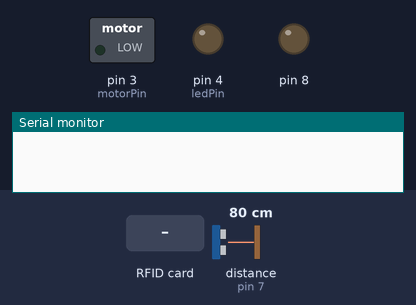
Simulated run of this sketch. Board: Arduino Uno, built with avr-gcc and run on an emulated ATmega328P. On the bench: switched loads named in the sketch (green lamp = pin HIGH), output pins drawn as LEDs (lit = HIGH), the last lines printed to the serial monitor. Wiring (inferred from the names in the program): ultrasonic range finder: trigger pin 2; echo pin 7. The test bench sets the inputs (shaded band); at power-on: distance to the obstacle (sensor on pin 7) 80 cm. The echo pulse lasts 58.3 µs per cm; pins used as bus, display or sensor lines are not drawn.

Above: at 1.2 s.
1.3 s: RFID card 80 71 2F A5 held to the reader
At 2.5 s:
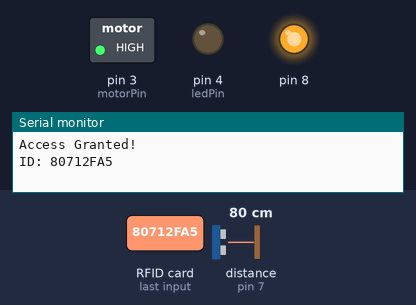
2.8 s: distance to the obstacle (sensor on pin 7) set to 12 cm
4.3 s: distance to the obstacle (sensor on pin 7) set to 9 cm
At 5.2 s:
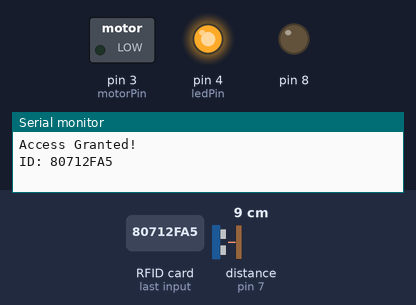
5.8 s: distance to the obstacle (sensor on pin 7) set to 18 cm
At 6.8 s:
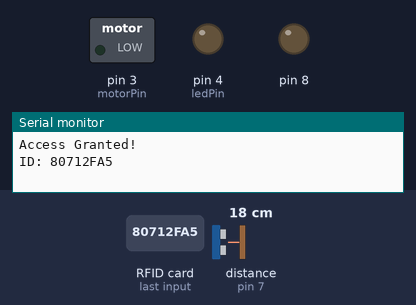
7.3 s: distance to the obstacle (sensor on pin 7) set to 2 cm
At 8.5 s:
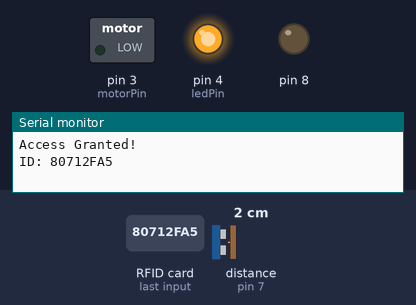
8.8 s: RFID card 5E 7A 19 C4 held to the reader
At 11.0 s:
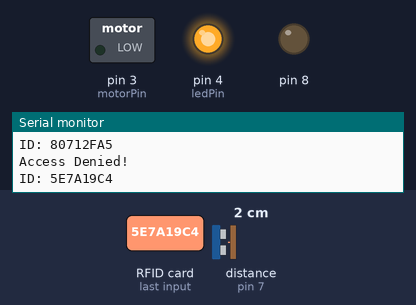
Timing chart, 0 to 12.3 s (numbered marks = the images above; inputs shaded):
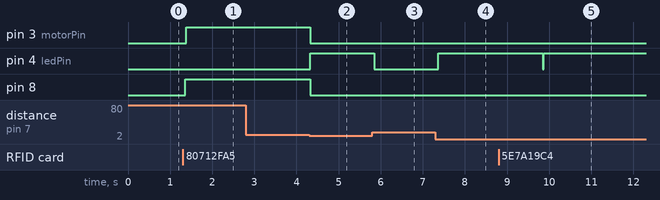

The sketch:

projet.ino
```cpp
#include "SPI.h"
#include "MFRC522.h"

#define RST_PIN 9 // RES pin
#define SS_PIN  10 // SDA (SS) pin

const int pingPin = 2; // Trigger Pin of Ultrasonic Sensor
const int echoPin = 7; // Echo Pin of Ultrasonic Sensor
const int ledPin = 4;
const int motorPin = 3;
const int touchSensorPin = A0;

byte readCard[4];
String cardID = "80712FA5";
String tagID = "";

bool motorState = false;
unsigned long motorStartTime = 0;

MFRC522 mfrc522(SS_PIN, RST_PIN);

void setup() {
  Serial.begin(9600);
  SPI.begin();
  mfrc522.PCD_Init();
  pinMode(4, OUTPUT);
  pinMode(8, OUTPUT);
  pinMode(pingPin, OUTPUT);
  pinMode(echoPin, INPUT);
  pinMode(ledPin, OUTPUT);
  pinMode(motorPin, OUTPUT);
  pinMode(touchSensorPin, INPUT);
}

void loop() {
  checkRFID();
  checkUltrasonic();
  //checkTouchSensor();
}

void checkRFID() {
  while (getID()) {
    if (tagID == cardID) {
      Serial.println("Access Granted!");
      digitalWrite(4, LOW);
      digitalWrite(8, HIGH);
      motorState = true;
    }
    else {
      Serial.println("Access Denied!");
      digitalWrite(4, HIGH);
      delay(1000);
    }
    Serial.print("ID: ");
    Serial.println(tagID);
    digitalWrite(4, LOW);
  }
}

boolean getID() {
  if (! mfrc522.PICC_IsNewCardPresent()) {
    return false;
  }

  if (! mfrc522.PICC_ReadCardSerial()) {
    return false;
  }

  tagID = "";

  for (uint8_t i = 0; i < 4; i++) {
    tagID.concat(String(mfrc522.uid.uidByte[i], HEX));
  }

  tagID.toUpperCase();
  mfrc522.PICC_HaltA();
  return true;
}

void checkUltrasonic() {
  long duration, cm;
  digitalWrite(pingPin, LOW);
  delayMicroseconds(2);
  digitalWrite(pingPin, HIGH);
  delayMicroseconds(10);
  digitalWrite(pingPin, LOW);
  duration = pulseIn(echoPin, HIGH);
  cm = microsecondsToCentimeters(duration);
  if (cm >= 10) {
    digitalWrite(ledPin, LOW);
    if (motorState) { // Only turn on the motor if motorState is true
      digitalWrite(motorPin, HIGH);
    }
  }
  else {
    digitalWrite(ledPin, HIGH);
    digitalWrite(8, LOW);
    motorState = false; // Set motor state to false (OFF)
    digitalWrite(motorPin, LOW);
  }
  delay(100);
}

long microsecondsToCentimeters(long microseconds) {
  return microseconds / 29 / 2;
}
```

Measured:
- the behaviour switches between 11 and 10 cm on distance to the obstacle (sensor on pin 7) (found by bisection; images 1 and 2)
- after the input at 1.3 s, pin 3 (motorPin): LOW → HIGH after 0.09 s; pin 8: LOW → HIGH after 0.06 s
- after the input at 2.8 s, every drawn part: stays the same
- after the input at 4.3 s, pin 3 (motorPin), pin 8: HIGH → LOW at once; pin 4 (ledPin): LOW → HIGH at once
- after the input at 5.8 s, pin 4 (ledPin): HIGH → LOW at once
- after the input at 7.3 s, pin 4 (ledPin): LOW → HIGH after 0.06 s
- after the input at 8.8 s, pin 4 (ledPin): HIGH → LOW after 1.0 s, → HIGH 0.03 s later
